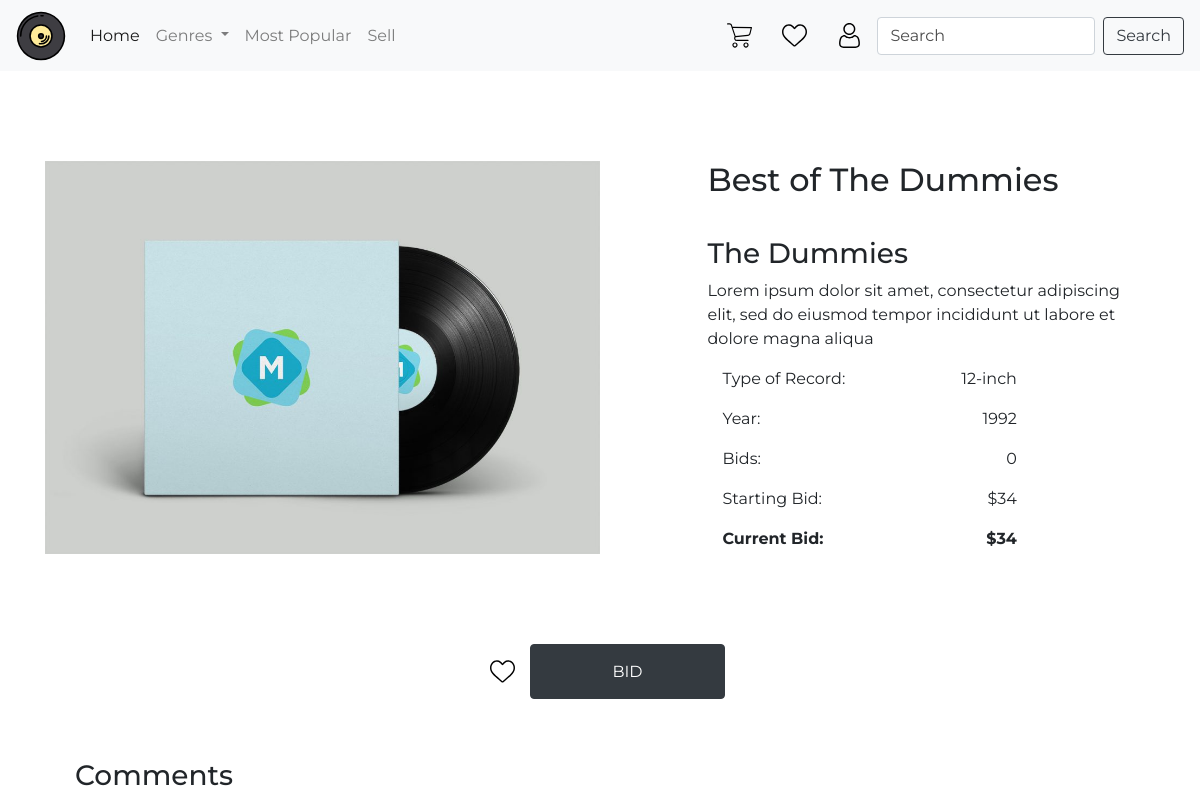
Before: /item/15 (upper part) with the older database file.
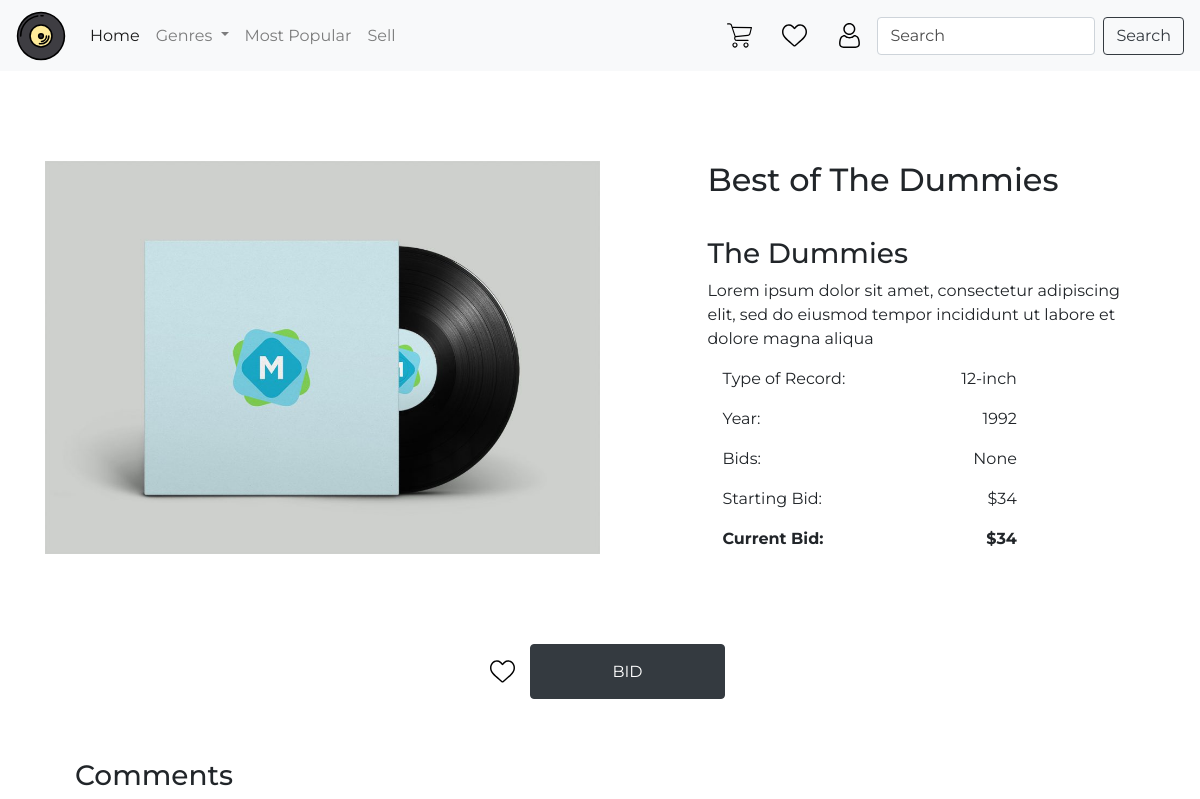
After: the same page with the newer database file.
### auction/models.py (models this page shows, shortened)
class Item(db.Model):
    __tablename__ = 'items'
    id = db.Column(db.Integer, primary_key=True)
    name = db.Column(db.String(100), index=True, nullable=False)
    description = db.Column(db.String(200), nullable=False)
    artist = db.Column(db.String(100), index=True, nullable=False)
    genre = db.Column(db.String(80), index=True, nullable=False)
    year = db.Column(db.Integer, nullable=False)
    designation = db.Column(db.String(80), nullable=False)
    image = db.Column(db.String(400), nullable=False)
    starting_value = db.Column(db.Integer, nullable=False)
    current_value = db.Column(db.Integer, nullable=False)
    bid_number = db.Column(db.Integer, nullable=True)
    status = db.Column(db.String(80), index=True, nullable=False)
    user_id = db.Column(db.Integer, db.ForeignKey('users.id'))
    date_posted = db.Column(db.String, nullable=False)
    watchlists = db.relationship('Watchlist', backref='items')
    bids = db.relationship('Bid', backref='items')

### auction/auth.py (the view, shortened to what this page needs)
@bp2.route("/<id>")
def show(id):
    seller = False
    details = Item.query.filter_by(id=id).first()
    if seller:
        details = Item.query.filter_by(id=id).first()
        active_bids = Bid.query.filter_by(id=id).first()
        form = CloseAuctionForm()
        return render_template('seller_details.html', active_bids=active_bids, details=details, form=form)
    else:
        form = BidForm()
        details = Item.query.filter_by(id=id).first()
        return render_template('item_details.html', details=details, form=form)

### auction/forms.py
class BidForm(FlaskForm):
    value = IntegerField("Enter Bid Amount:", validators=[NumberRange(min=20), InputRequired
                                                    ("Please bid higher than the current bid")])
    submit = SubmitField("Bid")

### auction/templates/item_details.html (shortened to what this page needs)
{% extends 'base.html' %}
{% import "bootstrap/wtf.html" as wtf %}
{% block content %}
<div class="row def-padding space-between">
    <div class="col-lg-6 col-xs-12 top-btm-padding">
        <img class="img-fluid" src={{details.image}} alt="Record Image">
    </div>
    <div class="col-lg-5 col-xs-12 col-sm-12 col-md-12">
        <h2 class="top-btm-padding">{{details.name}}</h2>
        <h3>{{details.artist}}</h3>
        <p class="card-text">{{details.description}}</p>
        <div class="space-between col-lg-9 col-md-10 col-sm-12">
            <p>Type of Record: </p>
            <p>{{details.designation}}</p>
        </div>
        <div class="space-between col-lg-9 col-md-10 col-sm-12">
            <p>Year: </p>
            <p>{{details.year}}</p>
        </div>
        <div class="space-between col-lg-9 col-md-10 col-sm-12">
            <p>Bids: </p>
            <p>{{details.bid_number}}</p>
        </div>
        <div class="space-between col-lg-9 col-md-10 col-sm-12">
            <p>Starting Bid: </p>
            <p>${{details.starting_value}}</p>
        </div>
        <div class="space-between col-lg-9 col-md-10 col-sm-12 font-weight-bold">
            <p>Current Bid: </p>
            <p>${{details.current_value}}</p>
        </div>
    </div>
</div>
<div class="col-12 justify-center space-between">
    <a class="backgr-default icon-default" href="watchlist" id="watchlist-nav-link"></a>
    <button type="button" class="btn btn-dark col-lg-2 col-md-2 col-sm-10 col-xs-10" data-toggle="modal"
        data-target="#bidModal">BID</a>
</div>
<div class="col-12  def-padding ">
    <h3 class="col-12">Comments</h3>
</div>
{% endblock %}

Changed rows visible on the page:
changed Item "Best of The Dummies": bid_number "0" → "None"
